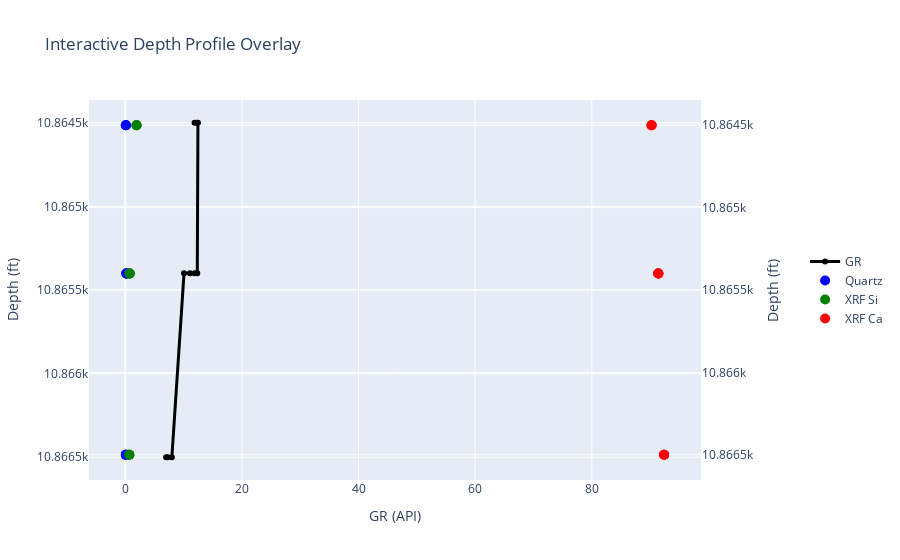

Notebook code cell kept with this figure:
### Code cell
# Then in a new cell:
import plotly.graph_objects as go
from plotly.subplots import make_subplots

# Sort by depth
joined_df_sorted = joined_df.sort_values('Lab_Depth')

# Create figure with secondary y-axis
fig = make_subplots(specs=[[{"secondary_y": True}]])

# Add traces
fig.add_trace(
    go.Scatter(x=joined_df_sorted['GR'], y=joined_df_sorted['Lab_Depth'], mode='lines+markers',
               name='GR', line=dict(color='black', width=3)),
    secondary_y=False,
)

fig.add_trace(
    go.Scatter(x=joined_df_sorted['XRD_Quartz'], y=joined_df_sorted['Lab_Depth'], 
               mode='markers', name='Quartz', marker=dict(color='blue', size=10)),
    secondary_y=True,
)

fig.add_trace(
    go.Scatter(x=joined_df_sorted['XRF_Si'], y=joined_df_sorted['Lab_Depth'], 
               mode='markers', name='XRF Si', marker=dict(color='green', size=10)),
    secondary_y=True,
)

fig.add_trace(
    go.Scatter(x=joined_df_sorted['XRF_Ca'], y=joined_df_sorted['Lab_Depth'], 
               mode='markers', name='XRF Ca', marker=dict(color='red', size=10)),
    secondary_y=True,
)

# Set axes properties
fig.update_layout(
    title='Interactive Depth Profile Overlay',
    xaxis=dict(title='GR (API)'),
    yaxis=dict(title='Depth (ft)', autorange="reversed"),
    yaxis2=dict(title='Depth (ft)', autorange="reversed", overlaying='y', side='right'),
    legend=dict(x=1.1, y=0.5),
    hovermode='closest'
)

fig.show()

### Figure 1 — Plotly figure (JSON) as saved in the notebook; plotly's stock layout.template omitted (floating-point values rounded to 4 significant figures)
{"data": [{"line": {"color": "black", "width": 3}, "mode": "lines+markers", "name": "GR", "type": "scatter", "x": [11.88, 12.27, 12.46, 12.35, 11.89, 11.1, 10.07, 7.988, 7.293, 7.01], "xaxis": "x", "y": [10860.0, 10860.0, 10860.0, 10870.0, 10870.0, 10870.0, 10870.0, 10870.0, 10870.0, 10870.0], "yaxis": "y"}, {"marker": {"color": "blue", "size": 10}, "mode": "markers", "name": "Quartz", "type": "scatter", "x": [0.1, 0.1, 0.1, 0.2, 0.2, 0.2, 0.2, 0.1, 0.1, 0.1], "xaxis": "x", "y": [10860.0, 10860.0, 10860.0, 10870.0, 10870.0, 10870.0, 10870.0, 10870.0, 10870.0, 10870.0], "yaxis": "y2"}, {"marker": {"color": "green", "size": 10}, "mode": "markers", "name": "XRF Si", "type": "scatter", "x": [1.93, 1.93, 1.93, 0.75, 0.75, 0.75, 0.75, 0.7, 0.7, 0.7], "xaxis": "x", "y": [10860.0, 10860.0, 10860.0, 10870.0, 10870.0, 10870.0, 10870.0, 10870.0, 10870.0, 10870.0], "yaxis": "y2"}, {"marker": {"color": "red", "size": 10}, "mode": "markers", "name": "XRF Ca", "type": "scatter", "x": [90.24, 90.24, 90.24, 91.4, 91.4, 91.4, 91.4, 92.39, 92.39, 92.39], "xaxis": "x", "y": [10860.0, 10860.0, 10860.0, 10870.0, 10870.0, 10870.0, 10870.0, 10870.0, 10870.0, 10870.0], "yaxis": "y2"}], "layout": {"hovermode": "closest", "legend": {"x": 1.1, "y": 0.5}, "title": {"text": "Interactive Depth Profile Overlay"}, "xaxis": {"anchor": "y", "domain": [0, 0.94], "title": {"text": "GR (API)"}}, "yaxis": {"anchor": "x", "autorange": "reversed", "domain": [0, 1], "title": {"text": "Depth (ft)"}}, "yaxis2": {"anchor": "x", "autorange": "reversed", "overlaying": "y", "side": "right", "title": {"text": "Depth (ft)"}}}}
